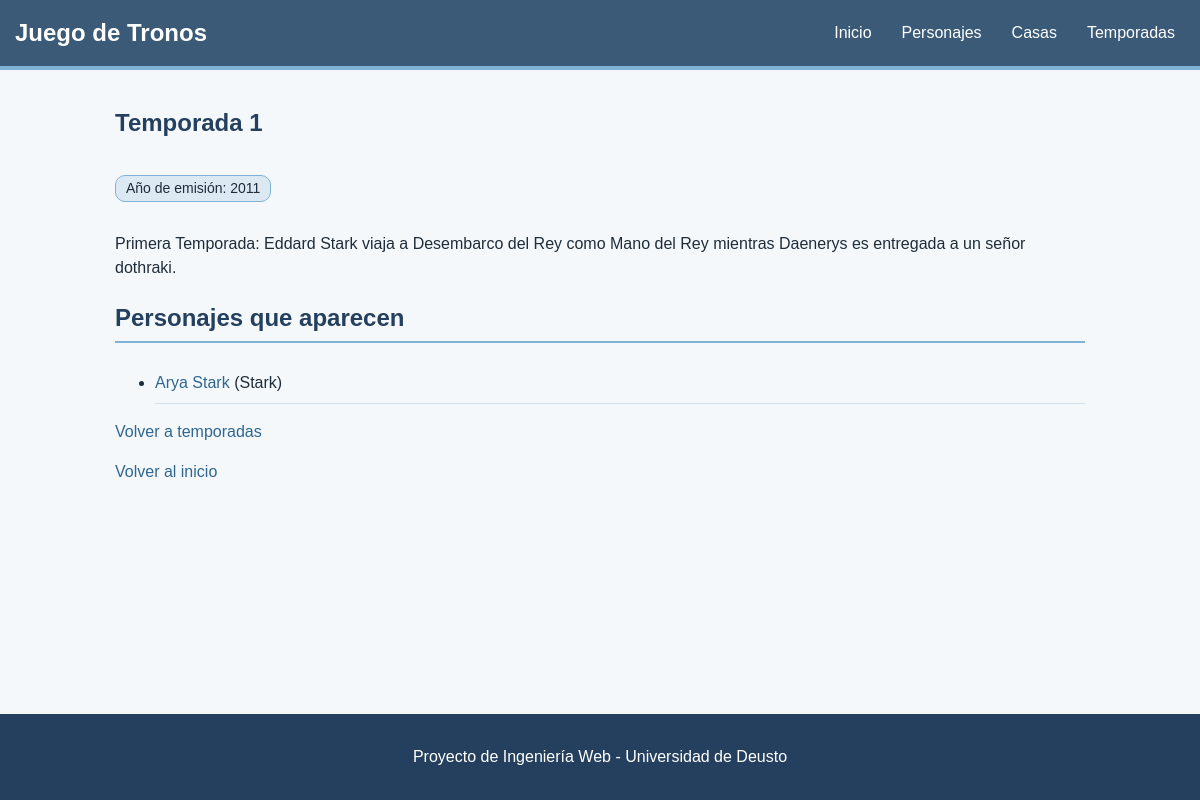
Before: /temporadas/1/ with the older database file.
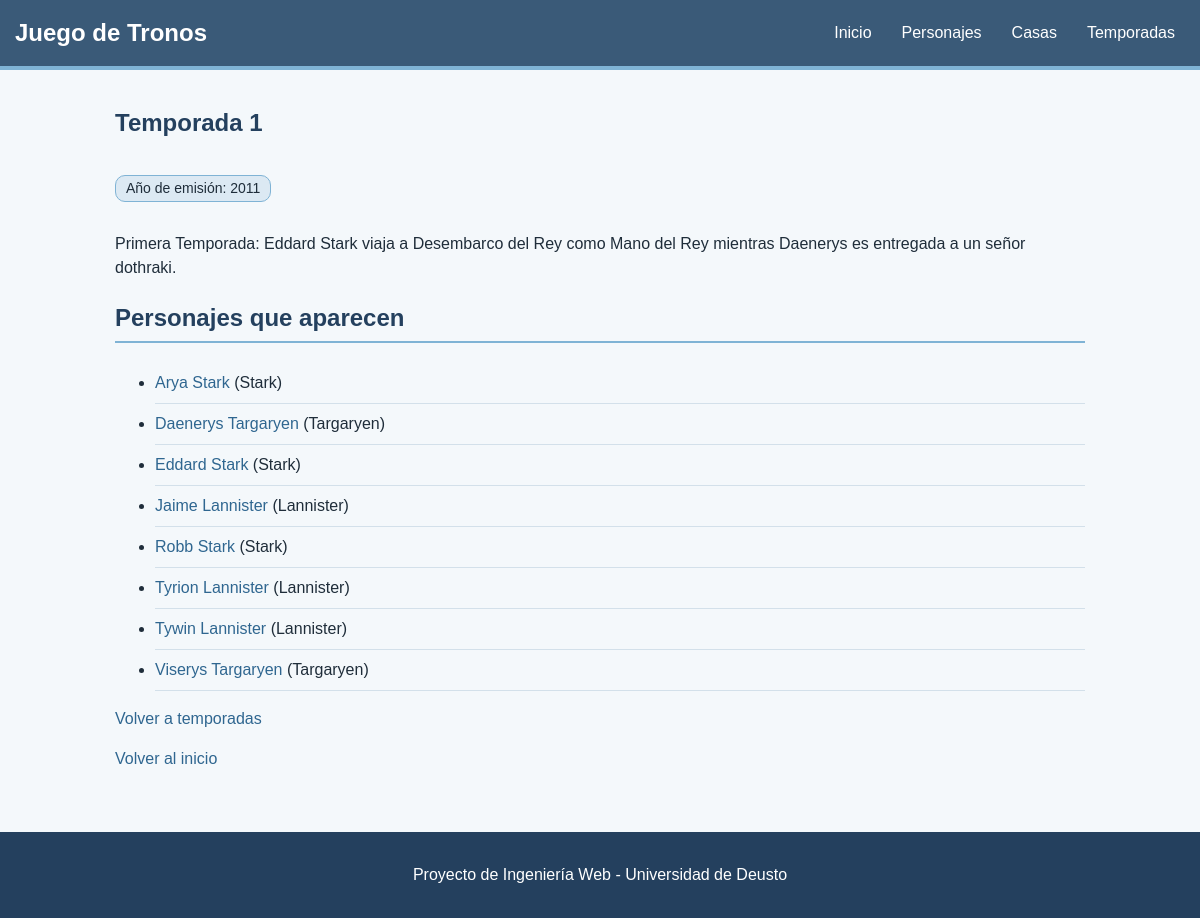
After: the same page with the newer database file.
### poniente/models.py (models this page shows, shortened)
class Personaje(models.Model):
    nombre = models.CharField(max_length=50)
    descripcion = models.TextField()
    casa = models.ForeignKey(Casa, on_delete=models.CASCADE, related_name="personajes")
    temporadas = models.ManyToManyField(Temporada, related_name="personajes")
    class Meta:
        ordering = ["nombre"]

class Casa(models.Model):
    nombre = models.CharField(max_length=50)
    lema = models.CharField(max_length=100)
    sede = models.CharField(max_length=50)
    descripcion = models.TextField()
    class Meta:
        ordering = ["nombre"]

### poniente/views.py (the view)
# urls.py: path('temporadas/<int:pk>/', views.detalle_temporada, name='temporada_detail'),
def detalle_temporada(request, pk):
    temporada = get_object_or_404(Temporada, pk=pk)
    personajes = temporada.personajes.all()
    return render(request, 'temporada_detail.html', {
        'temporada': temporada,
        'personajes': personajes,
    })

### poniente/templates/temporada_detail.html (shortened to what this page needs)
{% extends "seccion.html" %}
{% block content %}
<article>
    <h1>Temporada {{ temporada.numero }}</h1>
    <p class="etiqueta">Año de emisión: {{ temporada.anio }}</p>
    <p>{{ temporada.resumen }}</p>
    <h2>Personajes que aparecen</h2>
    {% if personajes %}
        <ul>
        {% for personaje in personajes %}
            <li><a href="{% url 'personaje_detail' personaje.pk %}">{{ personaje.nombre }}</a> ({{ personaje.casa.nombre }})</li>
        {% endfor %}
        </ul>
    {% else %}
        <p>No hay personajes en esta temporada.</p>
    {% endif %}
    <p><a href="{% url 'temporada_list' %}">Volver a temporadas</a></p>
</article>
{% endblock %}

Changed rows visible on the page:
added Personaje: nombre "Daenerys Targaryen", casa.nombre "Targaryen"
added Personaje: nombre "Eddard Stark", casa.nombre "Stark"
added Personaje: nombre "Jaime Lannister", casa.nombre "Lannister"
added Personaje: nombre "Robb Stark", casa.nombre "Stark"
added Personaje: nombre "Tyrion Lannister", casa.nombre "Lannister"
added Personaje: nombre "Tywin Lannister", casa.nombre "Lannister"
added Personaje: nombre "Viserys Targaryen", casa.nombre "Targaryen"
